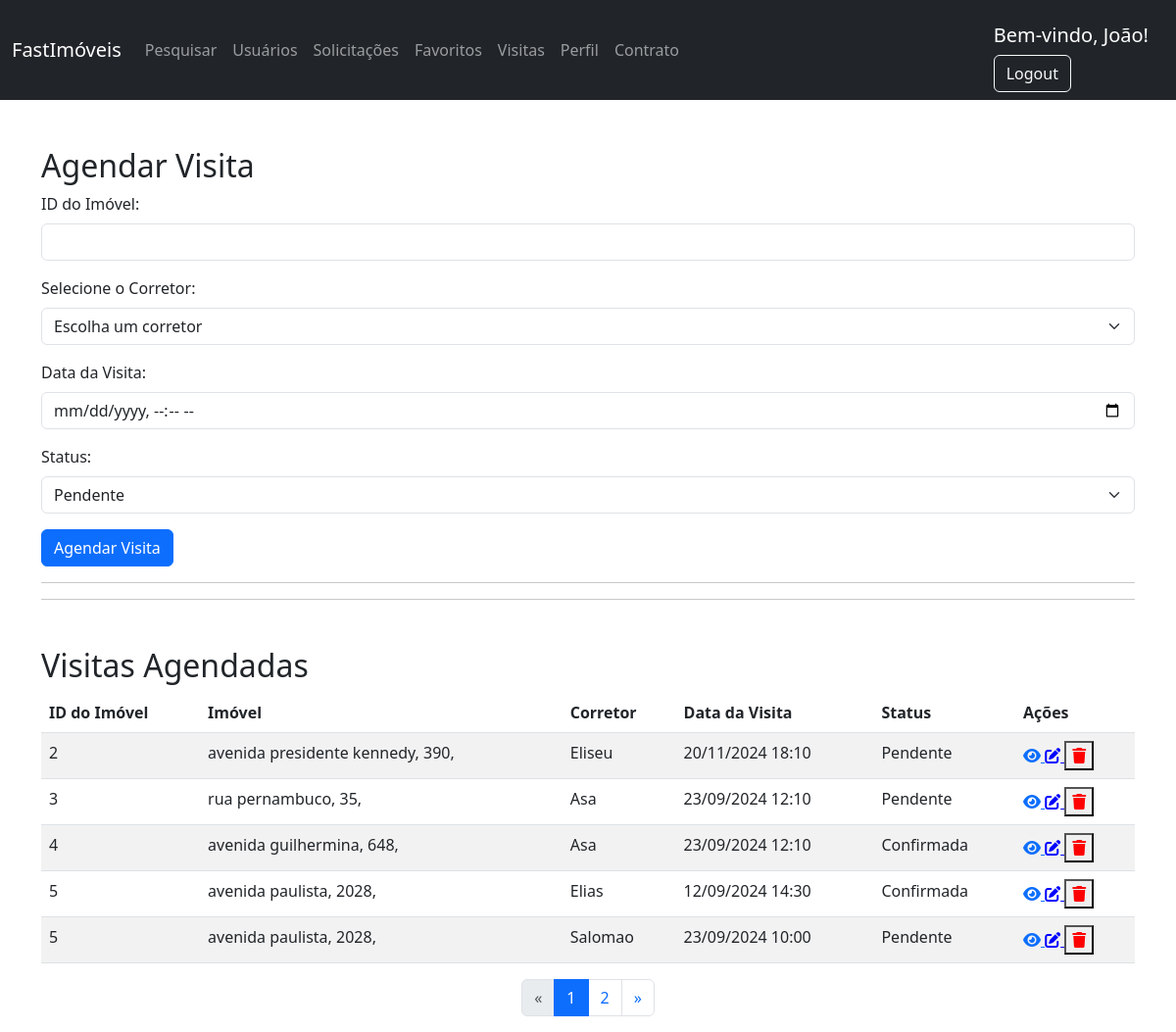
The app's page /php/agendar_visita.php (signed in) with its own data.
### tables this page shows
CREATE TABLE `visitas` (
  `id` int(11) NOT NULL,
  `id_imovel` int(11) NOT NULL,
  `id_corretor` int(11) NOT NULL,
  `data_visita` datetime NOT NULL,
  `status` enum('Pendente','Confirmada','Cancelada') DEFAULT 'Pendente'
);

CREATE TABLE `imoveis` (
  `id` int(20) NOT NULL,
  `cidade` varchar(100) NOT NULL,
  `endereco` varchar(255) NOT NULL,
  `categoria` varchar(50) DEFAULT NULL,
  `preco` decimal(10,2) NOT NULL,
  `nome_vendedor` varchar(255) NOT NULL,
  `telefone_vendedor` varchar(20) NOT NULL,
  `email_vendedor` varchar(255) NOT NULL,
  `status` varchar(30) DEFAULT NULL,
  `foto` varchar(255) NOT NULL,
  `descricao` varchar(255) DEFAULT NULL,
  `latitude` decimal(10,7) NOT NULL,
  `longitude` decimal(10,7) NOT NULL,
  `dormitorios` varchar(255) DEFAULT NULL,
  `garagens` varchar(255) DEFAULT NULL,
  `plantas` varchar(255) DEFAULT NULL,
  `usuario_id` int(11) NOT NULL
);

CREATE TABLE `corretores` (
  `id` int(11) NOT NULL,
  `nome` varchar(255) NOT NULL
);

### php/agendar_visita.php (the view, shortened to what this page needs)
<?php
$nomeUsuario = $_SESSION["nomeUsuario"];
$usuarioId = $_SESSION["idUsuario"];
$isAdmin = isset($_SESSION["isAdmin"]) && $_SESSION["isAdmin"] == 1;
$isCorretor = isset($_SESSION["isCorretor"]) && $_SESSION["isCorretor"] == 1;
$total_reg = 5;
$pagina = isset($_GET['pagina']) ? (int)$_GET['pagina'] : 1;
$inicio = ($pagina - 1) * $total_reg;
try {
    $conn = new PDO("mysql:host=localhost;dbname=fastimoveis;charset=utf8", "root", "");
    $conn->setAttribute(PDO::ATTR_ERRMODE, PDO::ERRMODE_EXCEPTION);
    $stmt_visitas = $conn->prepare("
        SELECT v.id AS visita_id, v.id_imovel, v.id_corretor, i.endereco AS imovel, c.nome AS corretor, v.data_visita, v.status
        FROM visitas v
        JOIN imoveis i ON v.id_imovel = i.id
        JOIN corretores c ON v.id_corretor = c.id
        ORDER BY v.id_imovel
        LIMIT :inicio, :total_reg");
    $stmt_visitas->bindParam(':inicio', $inicio, PDO::PARAM_INT);
    $stmt_visitas->bindParam(':total_reg', $total_reg, PDO::PARAM_INT);
    $stmt_visitas->execute();
    $total_records = $conn->query("SELECT COUNT(*) FROM visitas")->fetchColumn();
    $total_pages = ceil($total_records / $total_reg);
} catch (PDOException $e) {
    echo "Erro ao conectar ao banco de dados: " . $e->getMessage();
    exit();
}
?>
<!DOCTYPE html>
<html lang="pt-BR">
<head>
    <link href="https://cdn.jsdelivr.net/npm/bootstrap@5.3.0/dist/css/bootstrap.min.css" rel="stylesheet">
    <link rel="stylesheet" href="https://cdnjs.cloudflare.com/ajax/libs/font-awesome/6.4.2/css/all.min.css" />
</head>
<body>
    <nav class="navbar navbar-expand-lg navbar-dark bg-dark">
        <div class="container-fluid">
            <a class="navbar-brand mt-2 mt-lg-0" href="painel.php">FastImóveis</a>
            <div class="collapse navbar-collapse" id="navbarNav">
                <ul class="navbar-nav me-auto mb-2 mb-lg-0">
                    <li class="nav-item">
                        <a class="nav-link" href="pesquisar.php">Pesquisar</a>
                    </li>
                    <?php if ($isAdmin) { ?>
                        <li class="nav-item">
                            <a class="nav-link" href="gerenciar_usuarios.php">Usuários</a>
                        </li>
                        <li class="nav-item">
                            <a class="nav-link" href="admin_solicitacoes.php">Solicitações</a>
                        </li>
                    <?php } ?>
                    <li class="nav-item">
                        <a class="nav-link" href="favoritos.php">Favoritos</a>
                    </li>
                    <li class="nav-item">
                        <a class="nav-link" href="agendar_visita.php">Visitas</a>
                    </li>
                    <li class="nav-item">
                        <a class="nav-link" href="perfil.php">Perfil</a>
                    </li>
                    <li class="nav-item">
                        <a class="nav-link" href="gerar_pdf.php">Contrato</a>
                    </li>
                </ul>
                <div class="d-flex align-items-center">
                    <div class="dropdown">
                        <h5 class="mt-3 me-3 text-white">Bem-vindo, <?= $nomeUsuario ?>!</h5>
                        <a href="../arquivos/index.php" class="btn btn-outline-light">Logout</a>
                    </div>
                </div>
            </div>
        </div>
    </nav>
    <div class="container mt-5">
        <h2>Agendar Visita</h2>
        <form id="agendarVisitaForm" action="agendar_visita_handler.php" method="post">
            <div class="mb-3">
                <label for="id_imovel" class="form-label">ID do Imóvel:</label>
                <input type="number" class="form-control" name="id_imovel" id="id_imovel" min="1" required>
            </div>
            <div class="mb-3">
                <label for="id_corretor" class="form-label">Selecione o Corretor:</label>
                <select class="form-select" name="id_corretor" required>
                    <option value="" disabled selected>Escolha um corretor</option>
                </select>
            </div>
            <div class="mb-3">
                <label for="data_visita" class="form-label">Data da Visita:</label>
                <input type="datetime-local" class="form-control" name="data_visita" required>
            </div>
            <div class="mb-3">
                <label for="status" class="form-label">Status:</label>
                <select class="form-select" name="status" required>
                    <option value="Pendente">Pendente</option>
                </select>
            </div>
            <button type="submit" class="btn btn-primary" id="submitButton">Agendar Visita</button>
        </form>
        <hr>
        <hr>
        <h2 class="mt-5">Visitas Agendadas</h2>
        <div class="table-responsive">
            <table class="table table-striped">
                <thead>
                    <tr>
                        <th>ID do Imóvel</th>
                        <th>Imóvel</th>
                        <th>Corretor</th>
                        <th>Data da Visita</th>
                        <th>Status</th>
                        <th>Ações</th>
                    </tr>
                </thead>
                <tbody>
                    <?php while ($row = $stmt_visitas->fetch(PDO::FETCH_ASSOC)) { ?>
                        <tr>
                            <td><?= $row['id_imovel'] ?></td>
                            <td><?= $row['imovel'] ?></td>
                            <td><?= $row['corretor'] ?></td>
                            <td><?= date('d/m/Y H:i', strtotime($row['data_visita'])) ?></td>
                            <td><?= $row['status'] ?></td>
                            <td>
            <a href="#" class="icon-button" data-bs-toggle="modal" data-bs-target="#viewModal-<?= $row['visita_id'] ?>">
                <i class="fas fa-eye"></i>
            </a>
                            <?php if ($isAdmin || ($row['id_corretor'] == $usuarioId && $isCorretor)) { ?>
            <a href="#" class="icon-button edit-icon" data-bs-toggle="modal" data-bs-target="#editModal-<?= $row['visita_id'] ?>">
                <i class="fas fa-edit"></i>
            </a>
            <button class="icon-button delete-icon" onclick="deleteVisit(<?= $row['visita_id'] ?>)">
                <i class="fas fa-trash"></i>
            </button>
        <?php } else { ?>
                        <?php } ?>
                            </td>
                        </tr>
                    <?php } ?>
                </tbody>
            </table>
        </div>
        <nav>
            <ul class="pagination justify-content-center">
                <li class="page-item <?= $pagina <= 1 ? 'disabled' : '' ?>">
                    <a class="page-link" href="?pagina=<?= $pagina - 1 ?>" aria-label="Previous">
                        <span aria-hidden="true">&laquo;</span>
                    </a>
                </li>
                <?php for ($i = 1; $i <= $total_pages; $i++) { ?>
                    <li class="page-item <?= $pagina == $i ? 'active' : '' ?>">
                        <a class="page-link" href="?pagina=<?= $i ?>"><?= $i ?></a>
                    </li>
                <?php } ?>
                <li class="page-item <?= $pagina >= $total_pages ? 'disabled' : '' ?>">
                    <a class="page-link" href="?pagina=<?= $pagina + 1 ?>" aria-label="Next">
                        <span aria-hidden="true">&raquo;</span>
                    </a>
                </li>
            </ul>
        </nav>
    </div>
</body>
</html>

### php/agendar_visita.php (style rules this page uses)
.edit-icon { color: blue; }
.delete-icon { color: red; }
.icon-button { cursor: pointer; transition: color 0.2s; }

### records on screen
visitas: id_imovel "2", imoveis.endereco "avenida presidente kennedy, 390,", id_corretor.nome "Eliseu", data_visita "20/11/2024 18:10", status "Pendente"
visitas: id_imovel "3", imoveis.endereco "rua pernambuco, 35,", id_corretor.nome "Asa", data_visita "23/09/2024 12:10", status "Pendente"
visitas: id_imovel "4", imoveis.endereco "avenida guilhermina, 648,", id_corretor.nome "Asa", data_visita "23/09/2024 12:10", status "Confirmada"
visitas: id_imovel "5", imoveis.endereco "avenida paulista, 2028,", id_corretor.nome "Elias", data_visita "12/09/2024 14:30", status "Confirmada"
visitas: id_imovel "5", imoveis.endereco "avenida paulista, 2028,", id_corretor.nome "Salomao", data_visita "23/09/2024 10:00", status "Pendente"

### other values on screen
$nomeUsuario "João"
